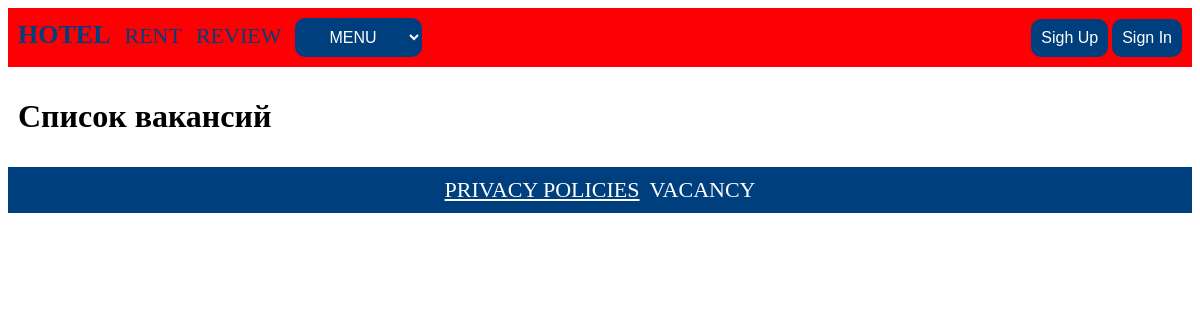
The page /vacancy/ on the database as committed earlier.
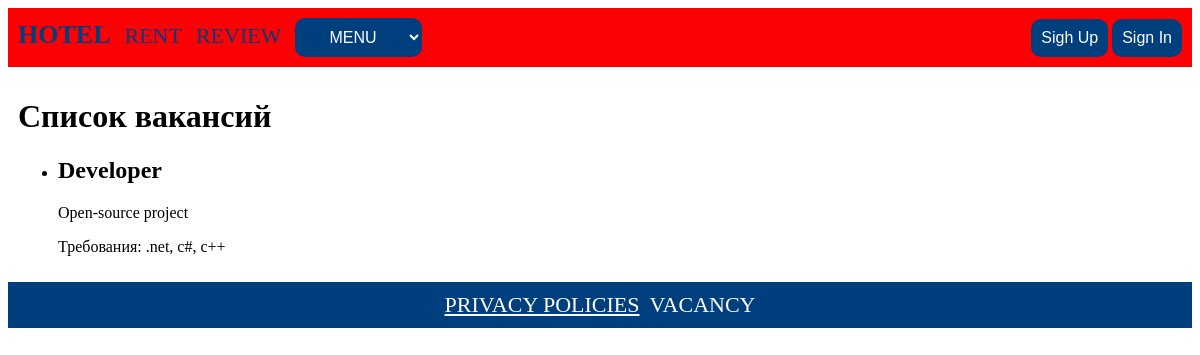
The same page on the database as committed later.
### vacancy/models.py (models this page shows, shortened)
class Vacancy(models.Model):
    title = models.CharField(max_length=200)
    description = models.TextField()
    requirements = models.TextField()
    publication_date = models.DateField(auto_now_add=True)

### vacancy/views.py (the view)
# urls.py: path('', views.vacancy_list, name='home'),
def vacancy_list(request):
    vacancies = Vacancy.objects.all()
    context = {'vacancies': vacancies}
    return render(request, 'vacancy.html', context)

### vacancy/templates/vacancy.html
{% extends 'hotel/base_hotel.html' %}
{% block content %}
<h1>Список вакансий</h1>
<ul>
    {% for vacancy in vacancies %}
        <li>
            <h2>{{ vacancy.title }}</h2>
            <p>{{ vacancy.description }}</p>
            <p>Требования: {{ vacancy.requirements }}</p>
        </li>
    {% endfor %}
</ul>
{% endblock %}

Rows that differ between the two databases and show on the page:
added Vacancy: title "Developer", description "Open-source project", requirements ".net, c#, c++"
